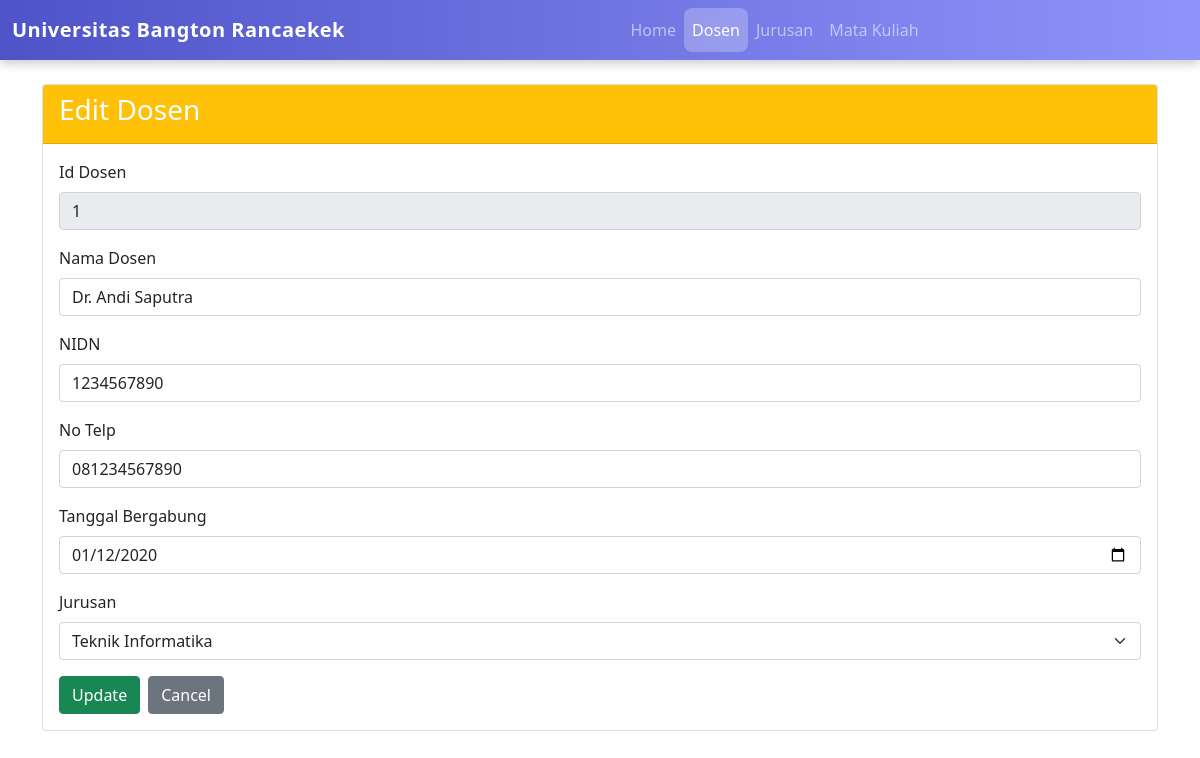
Page /index.php?controller=lecturer&action=edit&id=1 on the committed database.
### tables this page shows
CREATE TABLE `lecturers` (
  `id` int(11) NOT NULL,
  `name` varchar(100) NOT NULL,
  `nidn` varchar(20) NOT NULL,
  `phone` varchar(20) NOT NULL,
  `join_date` date NOT NULL,
  `department_id` int(11) DEFAULT NULL
);

CREATE TABLE `departments` (
  `id` int(11) NOT NULL,
  `name` varchar(100) NOT NULL,
  `code` varchar(10) NOT NULL
);

### controllers/BaseController.php (called while the page is built, shortened)
<?php
abstract class BaseController {
    protected function render($view, $data = []) {
        extract($data);
        include __DIR__ . '/../views/templates/header.php';
        include __DIR__ . '/../views/' . $view . '.php';
        include __DIR__ . '/../views/templates/footer.php';
    }
}
?>

### controllers/LecturerController.php (called while the page is built, shortened)
<?php
require_once __DIR__ . '/BaseController.php';
require_once __DIR__ . '/../models/Lecturer.php';
require_once __DIR__ . '/../models/Department.php';
class LecturerController extends BaseController {
    private $lecturerModel;
    public function __construct() {
        $this->lecturerModel = new Lecturer();
    }
    public function edit() {
        $id = $_GET['id'];
        $lecturer = $this->lecturerModel->getById($id);
        $departmentModel = new Department();
        $departments = $departmentModel->getAll();
        $this->render('Lecturer/edit', ['lecturer' => $lecturer, 'departments' => $departments]);
    }
}

### models/BaseModel.php (called while the page is built, shortened)
<?php
require_once __DIR__ . '/../config/Database.php';
abstract class BaseModel {
    public function __construct() {
        $database = new Database();
        $this->conn = $database->getConnection();
    }
}
?>

### config/database.php (called while the page is built, shortened)
<?php
class Database {
    private $host = "localhost";
    private $username = "root";
    private $password = "";
    private $db_name = "tp_mvc25";
    public function getConnection() {
        $this->conn = null;
        try {
            $this->conn = new mysqli($this->host, $this->username, $this->password, $this->db_name);
        }catch (Exception $e) {
            echo "Connection error: " . $e->getMessage();
        }
        return $this->conn;
    }
}
?>

### models/Lecturer.php (called while the page is built, shortened)
<?php
require_once __DIR__ . '/BaseModel.php';
class Lecturer extends BaseModel {
    protected $table = 'lecturers';
    public function getById($id){
        $sql = "SELECT * FROM {$this->table} WHERE id = ?";
        $stmt = $this->conn->prepare($sql);
        $stmt->bind_param("s", $id);
        $stmt->execute();
        $result = $stmt->get_result();
        if ($result->num_rows > 0) {
            return $result->fetch_assoc();
        }
        return null;
    }
}

### models/Department.php (called while the page is built, shortened)
<?php
require_once __DIR__ . '/BaseModel.php';
class Department extends BaseModel {
    protected $table = 'departments';
    public function getAll(){
        $sql = "SELECT * FROM {$this->table} ORDER BY id ASC";
        $result = $this->conn->query($sql);
        $departments = [];
        if ($result->num_rows > 0) {
            while ($row = $result->fetch_assoc()) {
                $departments[] = $row;
            }
        }
        return $departments;
    }
}

### views/Lecturer/edit.php (the view)
<div class = "card">
    <div class= "card-header bg-warning text-white">
        <h3 class="card-title">Edit Dosen</h3>
    </div>
    <div class="card-body">
        <form action="index.php?controller=lecturer&action=edit&id=<?php echo $lecturer['id']; ?>" method="post">
            <div class="mb-3">
                <label for="id" class="form-label">Id Dosen</label>
                <input type="text" class="form-control" id="id" value="<?php echo htmlspecialchars($lecturer['id']); ?>" readonly>
            </div>
            <div class="mb-3">
                <label for="name" class="form-label">Nama Dosen</label>
                <input type="text" class="form-control" id="name" name="name" value="<?php echo htmlspecialchars($lecturer['name']); ?>" required>
            </div>
            <div class="mb-3">
                <label for="nidn" class="form-label">NIDN</label>
                <input type="text" class="form-control" id="nidn" name="nidn" value="<?php echo htmlspecialchars($lecturer['nidn']); ?>" required>
            </div>
            <div class="mb-3">
                <label for="phone" class="form-label">No Telp</label>
                <input type="text" class="form-control" id="phone" name="phone" value="<?php echo htmlspecialchars($lecturer['phone']); ?>" required>
            </div>
            <div class="mb-3">
                <label for="join_date" class="form-label">Tanggal Bergabung</label>
                <input type="date" class="form-control" id="join_date" name="join_date" value="<?php echo htmlspecialchars($lecturer['join_date']); ?>" required>
            </div>
            <div class="mb-3">
                <label for="department_id" class="form-label">Jurusan</label>
                <select class="form-select" id="department_id" name="department_id" required>
                    <?php foreach ($departments as $department): ?>
                        <option value="<?php echo $department['id']; ?>" <?php echo ($department['id'] == $lecturer['department_id']) ? 'selected' : ''; ?>>
                            <?php echo htmlspecialchars($department['name']); ?>
                        </option>
                    <?php endforeach; ?>
                </select>
            </div>
           <div class="d-flex gap-2">
                <button type="submit" class="btn btn-success">Update</button>
                <a href="index.php?controller=lecturer&action=index" class="btn btn-secondary">Cancel</a>
            </div>
        </form>
    </div>
</div>

### rows in the picture
lecturers: id "1", name "Dr. Andi Saputra", nidn "1234567890", phone "081234567890", join_date "01/12/2020", department_id "Teknik Informatika"
